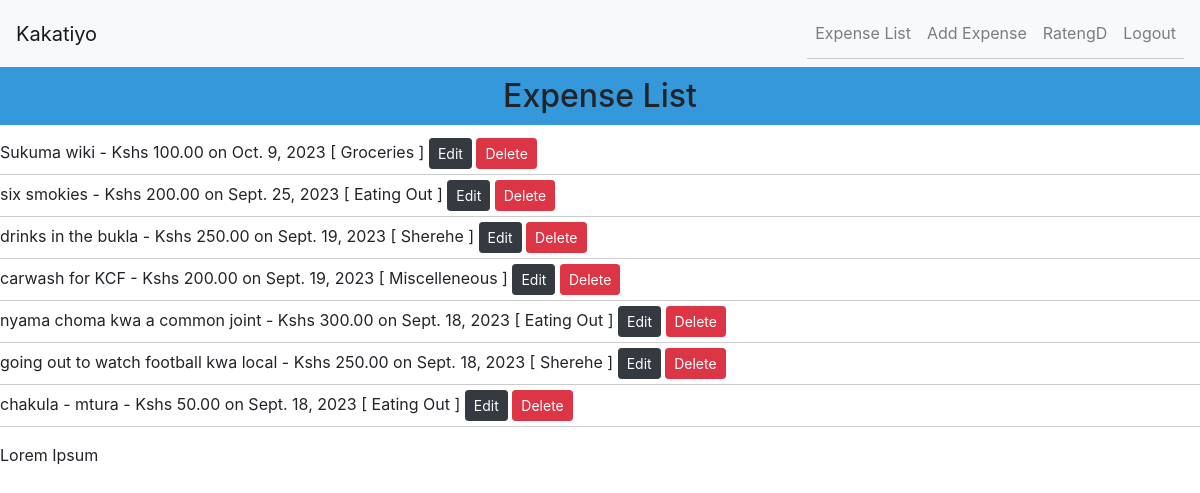
Page /expense/ (signed in) on the earlier database version.
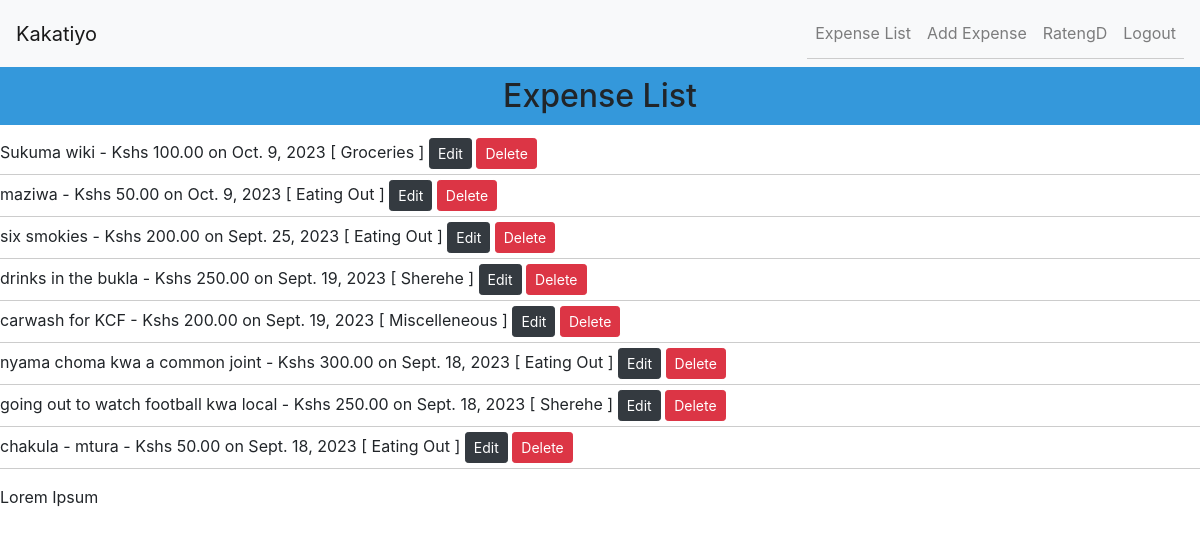
Same page on the later database version.
### tracker/models.py (models this page shows, shortened)
class Expense(models.Model):
    user = models.ForeignKey(User, on_delete=models.CASCADE)
    date = models.DateField()
    description = models.CharField(max_length=200)
    amount = models.DecimalField(max_digits=10, decimal_places=2)
    category = models.ForeignKey(
        Category, on_delete=models.SET_NULL, null=True, blank=True)

class Category(models.Model):
    name = models.CharField(max_length=100)
    def __str__(self):
        return self.name

### tracker/views.py (the view)
# urls.py: path('expense/', expense_list, name="expense_list"),
@login_required
def expense_list(request):
    expenses = Expense.objects.filter(user=request.user).order_by('-date')
    return render(request, 'tracker/expense_list.html', {'expenses': expenses})

### tracker/templates/tracker/expense_list.html
{% extends 'base.html' %} {% block content %}
<h2>Expense List</h2>
<ul>
	{% for expense in expenses %}
	<li>
		{{ expense.description }} - Kshs {{ expense.amount }} on {{ expense.date }}
		[ {{ expense.category }} ]
		{% if user.is_authenticated %}
		<a href="{% url 'edit_expense' expense.id %}" class="btn btn-dark btn-sm"
			>Edit</a
		>
		<a
			href="{% url 'delete_expense' expense.id %}"
			class="btn btn-danger btn-sm"
			>Delete</a
		>
		{% endif %}
	</li>
	{% endfor %}
</ul>
<p>Lorem Ipsum</p>
{% endblock content %}

### tracker/templates/base.html (shortened to what this page needs)
{% load static %}
<!DOCTYPE html>
<html lang="en">
	<head>
		<link rel="stylesheet" href="{% static 'css/styles.css' %}" />
		<link
			rel="stylesheet"
			href="https://cdn.jsdelivr.net/npm/bootstrap@4.0.0/dist/css/bootstrap.min.css"
		/>
	</head>
	<body>
		{% include 'navbar.html' %} {% block content %} {% endblock content %}
	</body>
</html>

### tracker/templates/navbar.html (shortened to what this page needs)
<nav class="navbar navbar-expand-lg navbar-light bg-light">
	<a class="navbar-brand" href="{% url 'home' %}"> Kakatiyo</a>
	<div class="collapse navbar-collapse" id="navbarNav">
		<ul class="navbar-nav ml-auto">
			{% if user.is_authenticated %}
			<li class="nav-item">
				<a class="nav-link" href="{% url 'expense_list' %}">Expense List</a>
			</li>
			<li class="nav-item">
				<a class="nav-link" href="{% url 'add_expense' %}">Add Expense</a>
			</li>
			<li class="nav-item">
				<a class="nav-link" href="#"> {{ user.username }} </a>
			</li>
			<li class="nav-item">
				<a class="nav-link" href="{% url 'logout' %}">Logout</a>
			</li>
			{% endif %}
		</ul>
	</div>
</nav>

### static/css/styles.css (style rules this page uses)
h2 { text-align: center; background-color: #3498db; color: #fff; padding: 10px; }
ul { list-style-type: none; padding: 0; }
li { padding: 5px 0; border-bottom: 1px solid #ccc; }
.btn-danger { background-color: #e74c3c; color: #fff; padding: 5px 10px; border: none; border-radius: 5px; cursor: pointer; }

Differences in the rows shown:
added Expense: description "maziwa", amount "50.00", date "Oct. 9, 2023", category "Eating Out"
